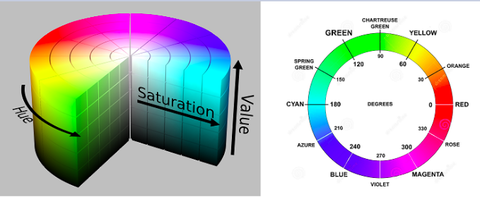
#> input picture material/aulas/aula3/hsv_colorspace.png, 480 x 197 px, shrunk from 679 x 279 before the run
$ jupyter execute --allow-errors 'Espaço-cor-contorno.ipynb'   (shell and % lines are left out)
#> lines starting #> are read from the running program, lines starting #| are printed output that depends on the picture; after the words box and inside, x2 and y2 are one past the last pixel; in counts of white or black regions, pixels touching at a corner belong together
<a href="https://colab.research.google.com/github/arnaldojr/ac-visao/blob/master/material/aulas/aula3/Espa%C3%A7o-cor-contorno.ipynb" target="_parent"></a>

## PROCESSAMENTO DE IMAGENS

**Objetivos da aula:**

*   Conhecer o espaço de cor HSV
*   Conhecer o processo de mascara
*   conhecer o processo de detecção de contornos
*   conhecer o processo de calculo do centro de massa
*   conhecer o processo para desenar e escrever na imagem

### **Espaço de cor HSV**

Até o momento trabalhamos com imagens em escala de cinza, BGR, RGB e binaria. Agora vamos conhecer e trabalhar com HSV ou HSB.

    H - hue (matriz)
    S - saturation (saturação)
    V - value (Value) ou B - brightness (brilho)

Utilizar esse espaço possui algumas vantagens vamos ver no exemplo abaixo.

[cell 1]
import cv2
from matplotlib import pyplot as plt
import numpy as np

img = cv2.imread('hsv_colorspace.png')
#> img is the input picture: shape (197, 480, 3); mean B, G, R 184.7, 188.5, 183.9
img = cv2.cvtColor(img, cv2.COLOR_BGR2RGB)

plt.figure(figsize = (20,20))
plt.imshow(img); plt.show()

A **matiz** descreve o pigmento de uma cor e é medido em graus de 0 a 359 graus.

A **saturação** descreve a vivacidade ou o esmaecimento de uma cor e é medida em porcentagem de 0 a 100 (0 = cor "diluida" 100 = cor pura).

O **brilho** determina a intensidade percebida (0 = preto 100 = brilho maximo);

Dica: Pra entender bem o que é cada componente, da uma olhada neste [link](https://www.google.com/search?q=colorpicker&oq=colorpi&aqs=chrome.0.69i59j69i57j0l6j0i10l2.1862j0j7&sourceid=chrome&ie=UTF-8)
 ou digita no google "colorpicker"

***lembrete super importante!! a OpenCV trabalha com valores de 8bits (0-255), ou seja o valor da matriz tem que ser divido por 2***


**Conversão para HSV**

Na OpenCV a conversão de BGR para RGB é muito simples, podemos converter diretamete da imagem em BGR usando o **cv2.COLOR_BGR2HSV**.

[cell 2]
img = cv2.imread('bolinha.png')
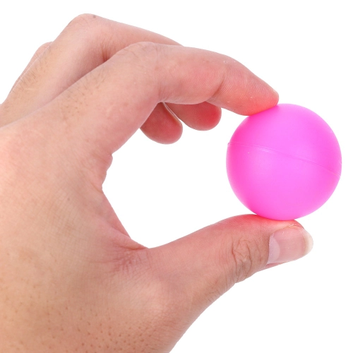
#> input picture material/aulas/aula3/bolinha.png, 353 x 353 px, shrunk from 500 x 500 before the run
#> img is the input picture: shape (353, 353, 3); mean B, G, R 196.3, 193.8, 235.9

img_rgb = cv2.cvtColor(img, cv2.COLOR_BGR2RGB)
img_hsv = cv2.cvtColor(img, cv2.COLOR_BGR2HSV)
#> img_hsv: shape (353, 353, 3); mean H, S, V 23.6, 55.8, 235.9

plt.subplot(1, 2, 1)
plt.imshow(img_rgb)
plt.subplot(1, 2, 2)
plt.imshow(img_hsv)
plt.show()

**mascara de cor**

Para realizar uma marcara de cor, nos usamos a função **cv2.inrange** para escolher o intervalo de cor ( o valor minimo e o valor maximo).

[cell 3]
import cv2
from matplotlib import pyplot as plt
import numpy as np

img = cv2.imread('bolinha.png')

img_rgb = cv2.cvtColor(img, cv2.COLOR_BGR2RGB)
img_hsv = cv2.cvtColor(img, cv2.COLOR_BGR2HSV)


# Definição dos valores minimo e max da mascara
# o magenta tem h=300 mais ou menos ou 150 para a OpenCV
image_lower_hsv = np.array([140, 100, 40])
image_upper_hsv = np.array([175, 255, 255])


mask_hsv = cv2.inRange(img_hsv, image_lower_hsv, image_upper_hsv)
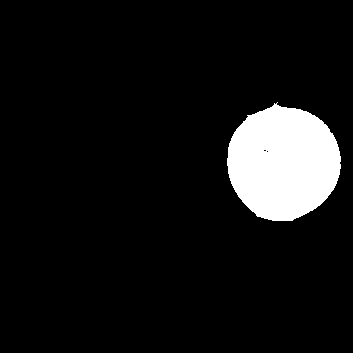
#> mask_hsv: shape (353, 353); 8.2% white; 1 white region, box (x1, y1, x2, y2) and area: (227, 102, 341, 221) 10202


plt.subplot(1, 2, 1)
plt.imshow(img_rgb)
plt.subplot(1, 2, 2)
plt.imshow(mask_hsv, cmap="Greys_r", vmin=0, vmax=255)
plt.show()
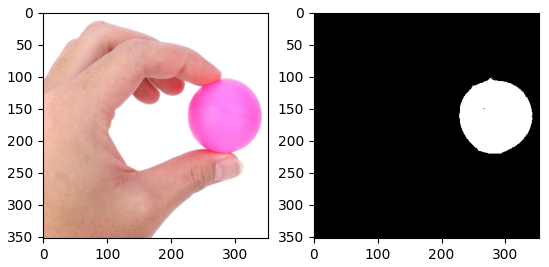
#> figure drawn by matplotlib, 2 panels

### DESAFIO 1

Faça a segmentação da meia lua da imagem "melancia.png". O seu resultado deve ser proximo/parecido com a imagem "melancia_filtrada.png".

Dica: talvez você precise usar mais que uma faixa de valores, se necessário use a função "cv2.bitwise_or" para juntar as partes.

[cell 4]
import cv2
from matplotlib import pyplot as plt
import numpy as np

img = cv2.imread('melancia.png')
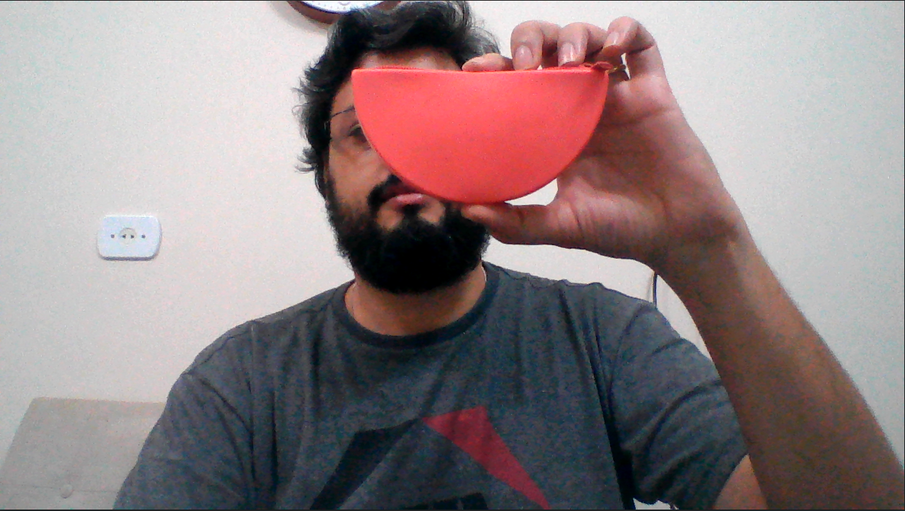
#> input picture material/aulas/aula3/melancia.png, 905 x 511 px, shrunk from 1280 x 723 before the run
#> img is the input picture: shape (511, 905, 3); mean B, G, R 131.3, 129.5, 144.6
img_res = cv2.imread('melancia_filtrada.png')
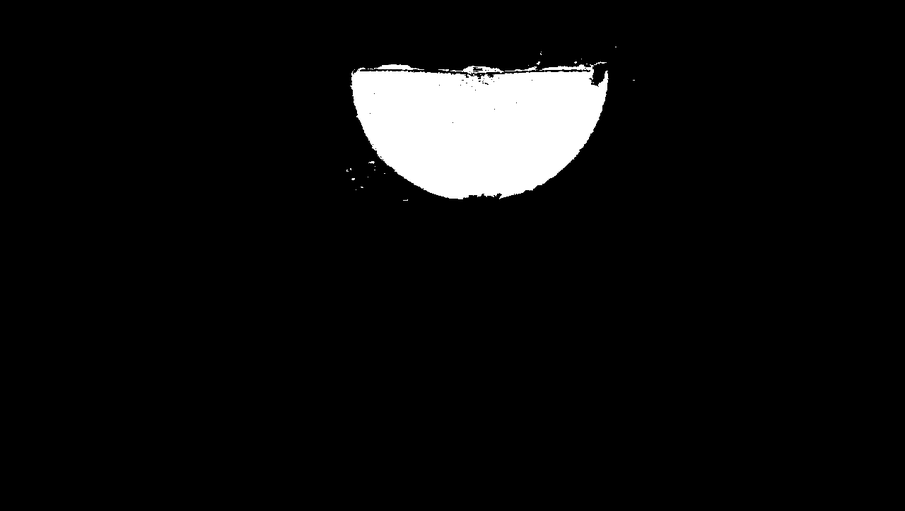
#> input picture material/aulas/aula3/melancia_filtrada.png, 905 x 511 px, shrunk from 1280 x 723 before the run
#> img_res is the input picture: shape (511, 905, 3); min 0, max 255, mean 14.5

img_rgb = cv2.cvtColor(img, cv2.COLOR_BGR2RGB)
#> img_rgb: shape (511, 905, 3)
img_res_rgb = cv2.cvtColor(img_res, cv2.COLOR_BGR2RGB)

fig = plt.figure(figsize=(20,20))
plt.subplot(1, 2, 1)
plt.imshow(img_rgb)
plt.subplot(1, 2, 2)
plt.imshow(img_res_rgb)
plt.show()

[cell 5]
#Implemente seu código

### DESAFIO 2

Usando a imagem "melancia_filtrada.png", devolva a cor original que era antes da filtragem.

Dica: Use as funções de "cv2.bitwise_and" para juntar.

[cell 6]
import cv2
from matplotlib import pyplot as plt
import numpy as np

img = cv2.imread('melancia_filtrada.png')
img_res = cv2.imread('melancia_filtrada_rgb.png')
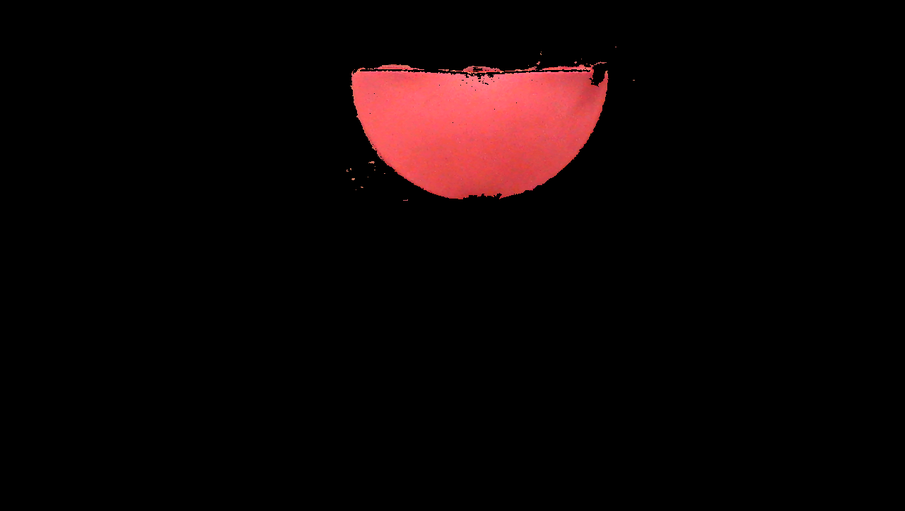
#> input picture material/aulas/aula3/melancia_filtrada_rgb.png, 905 x 511 px, shrunk from 1280 x 723 before the run
#> img_res is the input picture: shape (511, 905, 3); mean B, G, R 5.2, 4.9, 13.6

img_rgb = cv2.cvtColor(img, cv2.COLOR_BGR2RGB)
img_res_rgb = cv2.cvtColor(img_res, cv2.COLOR_BGR2RGB)

fig = plt.figure(figsize=(20,20))
plt.subplot(1, 2, 1)
plt.imshow(img_rgb)
plt.subplot(1, 2, 2)
plt.imshow(img_res_rgb)
plt.show()

[cell 7]
#Implemente seu código

## **DETECÇÃO DE CONTORNOS**

Para realizar a detecção dos contornos, ou bordas de um objeto, usamos a função **cv2.findontours**

[cell 8]
#recarregando o nosso exemplo...

import cv2
from matplotlib import pyplot as plt
import numpy as np

img = cv2.imread('bolinha.png')

img_rgb = cv2.cvtColor(img, cv2.COLOR_BGR2RGB)
img_hsv = cv2.cvtColor(img, cv2.COLOR_BGR2HSV)


# Definição dos valores minimo e max da mascara
# o magenta tem h=300 mais ou menos ou 150 para a OpenCV
image_lower_hsv = np.array([140, 50, 100])
image_upper_hsv = np.array([170, 255, 255])


mask_hsv = cv2.inRange(img_hsv, image_lower_hsv, image_upper_hsv)
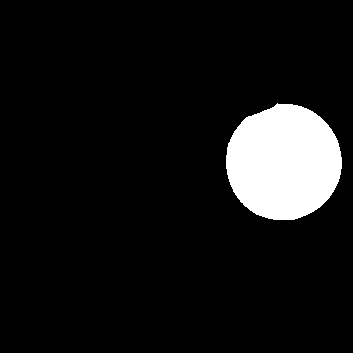
#> mask_hsv: shape (353, 353); 8.5% white; 1 white region


plt.subplot(1, 2, 1)
plt.imshow(img_rgb)
plt.subplot(1, 2, 2)
plt.imshow(mask_hsv, cmap="Greys_r", vmin=0, vmax=255)
plt.show()

[cell 9]
# realizando o contorno da imagem

contornos, _ = cv2.findContours(mask_hsv, cv2.RETR_TREE, cv2.CHAIN_APPROX_SIMPLE)
#> contornos = 1 contour; box (x1, y1, x2, y2) and area: (226, 103, 342, 220) 10380

[cell 10]
# para desenhar o contorno primeiro faz uma copia da imagem

mask_rgb = cv2.cvtColor(mask_hsv, cv2.COLOR_GRAY2RGB)
#> mask_rgb: shape (353, 353, 3); 8.5% white; 1 white region, box (x1, y1, x2, y2) and area: (226, 103, 342, 220) 10545
contornos_img = mask_rgb.copy() # Cópia da máscara para ser desenhada "por cima"

cv2.drawContours(contornos_img, contornos, -1, [255, 0, 0], 5);
#> contornos_img: shape (353, 353, 3); mean B, G, R 23.8, 18.9, 18.9

plt.figure(figsize=(8,6))
plt.imshow(contornos_img);

[cell 11]
# para desenhar o contorno primeiro faz uma copia da imagem

mask_rgb = cv2.cvtColor(mask_hsv, cv2.COLOR_GRAY2RGB)
contornos_img = mask_rgb.copy() # Cópia da máscara para ser desenhada "por cima"

cv2.drawContours(img_rgb, contornos, -1, [0, 0, 255], 10);
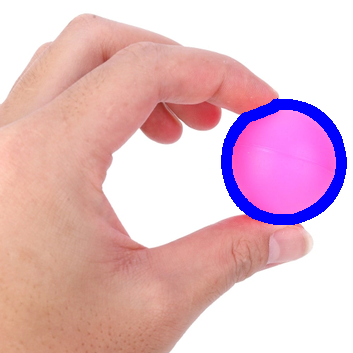
#> img_rgb: shape (353, 353, 3); mean R, G, B 227.6, 188.2, 197.5

plt.figure(figsize=(8,6))
plt.imshow(img_rgb);

Note que a função findContours devolve uma lista com os contornos detectados.

[cell 12]
print("Quantidade de contornos encontrado: ", len(contornos))
#| Quantidade de contornos encontrado:  1

### DESAFIO 3

Usando a imagem "formas.png", faça um código que detecta todos os contornos da imagem. O resultado deve ser parecido com "formas_contorno.png"

Dica: Neste desafio, basicamente tem que ajustar a a mascara, o resto não muda.

[cell 13]
import cv2
from matplotlib import pyplot as plt
import numpy as np

img = cv2.imread('formas.png')
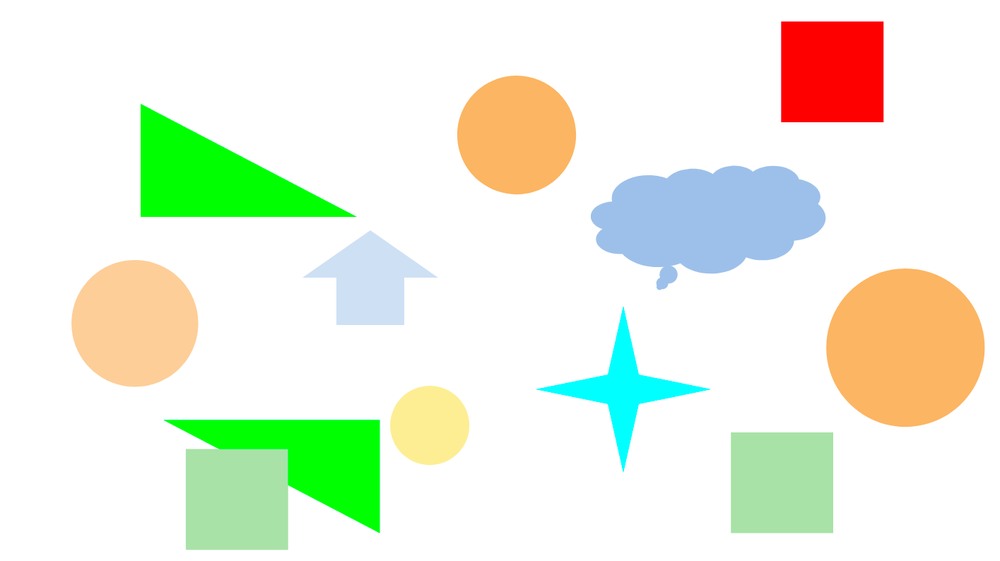
#> input picture material/aulas/aula3/formas.png, 1000 x 561 px, shrunk from 1415 x 794 before the run
#> img is the input picture: shape (561, 1000, 3); mean B, G, R 223.8, 241.4, 234.6
img_res = cv2.imread('formas_contorno.png')

img_rgb = cv2.cvtColor(img, cv2.COLOR_BGR2RGB)
#> img_rgb: shape (561, 1000, 3)
#> (the rest of this cell did not finish here and is left out)

[cell 14]
#Implemente seu código

### DESAFIO 4

Altere o seu codigo para desenhar o contorno de maior area da imagem. Use a função "cv2.contourArea()".

Referência da documentação: https://docs.opencv.org/master/dd/d49/tutorial_py_contour_features.html

Dica: Use um for para varrer a lista e armazene o indice do maior valor e passe esse valor para desenhar o contorno.

[cell 15]
## Implemente seu código

### **CENTRO DE MASSA DE UM OBJETO**

O calculo para o centro de massa é feito atráves da função **cv2.findontours**

[cell 16]
cv2.__version__

[cell 17]
#recarregando o nosso exemplo...

import cv2
from matplotlib import pyplot as plt
import numpy as np

img = cv2.imread('bolinha.png')

img_rgb = cv2.cvtColor(img, cv2.COLOR_BGR2RGB)
img_hsv = cv2.cvtColor(img, cv2.COLOR_BGR2HSV)


# Definição dos valores minimo e max da mascara
# o magenta tem h=300 mais ou menos ou 150 para a OpenCV
image_lower_hsv = np.array([140, 50, 100])
image_upper_hsv = np.array([170, 255, 255])


mask_hsv = cv2.inRange(img_hsv, image_lower_hsv, image_upper_hsv)

contornos, _ = cv2.findContours(mask_hsv, cv2.RETR_TREE, cv2.CHAIN_APPROX_SIMPLE)

mask_rgb = cv2.cvtColor(mask_hsv, cv2.COLOR_GRAY2RGB)
contornos_img = mask_rgb.copy() # Cópia da máscara para ser desenhada "por cima"

cv2.drawContours(contornos_img, contornos, -1, [255, 0, 0], 5);

plt.figure(figsize=(8,6))
plt.imshow(contornos_img);

[cell 18]
# usando o exemplo da documentação https://docs.opencv.org/master/dd/d49/tutorial_py_contour_features.html
# notamos que a função devolve um dicionario.

cnt = contornos[0]
#> cnt = contour of 167 points, box (x1, y1, x2, y2) (226, 103, 342, 220), area 10380

M = cv2.moments(cnt)
#> M = moments, m00 10380, centre m10/m00, m01/m00 = (283.3, 162)
print( M )
#> (printed output is left out)

[cell 19]
# Calculo das coordenadas do centro de massa

cx = int(M['m10']/M['m00'])
#> cx = 283
cy = int(M['m01']/M['m00'])
#> cy = 161

print("centro de massa na possição: ",cx, cy)
#| centro de massa na possição:  283 161

 Vamos plotar isso na imagem para saber se esta correto. A função "cv2.line" vai nos ajudar a desenhar uma cruz. e função "cv2.putText" a escrever na imagem as coordenadas.

[cell 20]
## para desenhar a cruz vamos passar a cor e o tamanho em pixel
size = 20
color = (128,128,0)


cv2.line(contornos_img,(cx - size,cy),(cx + size,cy),color,5)
cv2.line(contornos_img,(cx,cy - size),(cx, cy + size),color,5)

# Para escrever vamos definir uma fonte

font = cv2.FONT_HERSHEY_SIMPLEX
text = cy , cx
#> text = (161, 283)
origem = (0,50)

cv2.putText(contornos_img, str(text), origem, font,1,(200,50,0),2,cv2.LINE_AA)
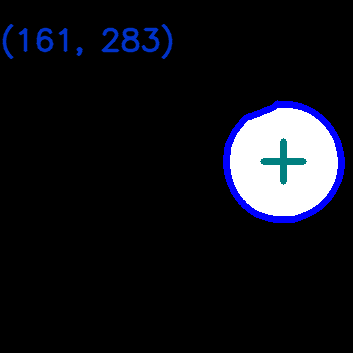
#> contornos_img: shape (353, 353, 3); mean B, G, R 25.3, 18.8, 17.7


plt.imshow(contornos_img);
